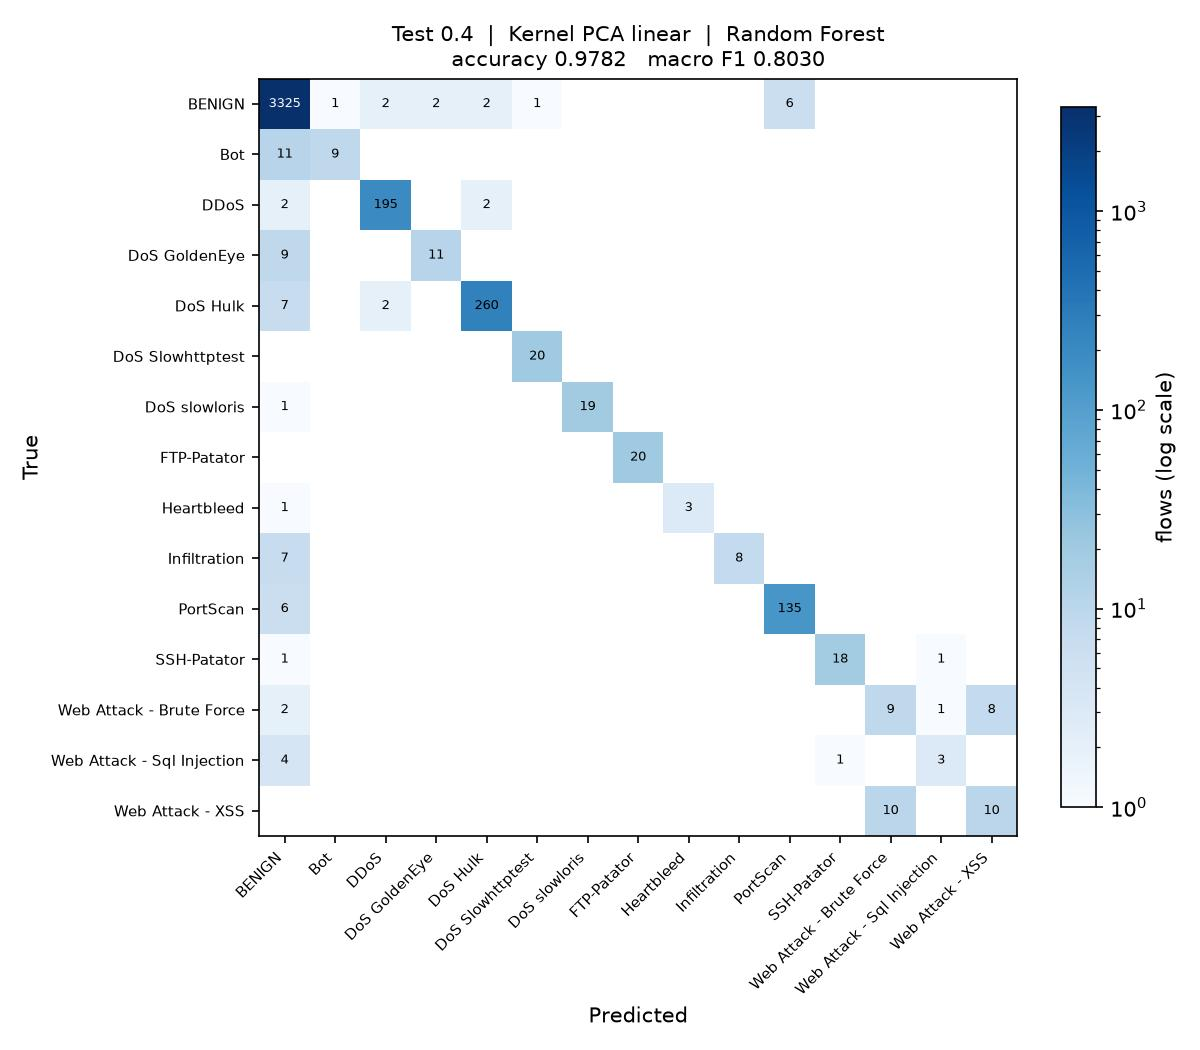

This figure's Python source:
"""
Test_0.4_DR_LIN_RF

Test size 0.4  |  Kernel PCA (linear)  |  Random Forest  (reference sheet #7)

Run on its own:

    python Test_0.4_DR_LIN_RF.py

Writes Test_0.4_DR_LIN_RF.jpg (confusion matrix) and appends one row to
results/75_runs.csv.
"""

import os
import sys
import time
import warnings
from pathlib import Path

import matplotlib
matplotlib.use("Agg")
import matplotlib.pyplot as plt
import numpy as np
import pandas as pd
from sklearn.decomposition import KernelPCA
from sklearn.impute import SimpleImputer
from sklearn.metrics import (accuracy_score, confusion_matrix, f1_score,
                             precision_score, recall_score)
from sklearn.model_selection import train_test_split
from sklearn.preprocessing import LabelEncoder, StandardScaler
from sklearn.ensemble import RandomForestClassifier

sys.path.insert(0, str(Path(__file__).resolve().parent.parent))
from common import load_sample                      # noqa: E402

warnings.filterwarnings("ignore")

# ----- this run -------------------------------------------------------------
TEST_SIZE = 0.4
KERNEL = "linear"
CLASSIFIER = "RF"
N_COMPONENTS = 15
# ----------------------------------------------------------------------------

SEED = 0
N_JOBS = max(1, (os.cpu_count() or 2) // 2)
STEM = "Test_0.4_DR_LIN_RF"
HERE = Path(__file__).resolve().parent
RESULTS = HERE.parent / "results"


def main():
    t0 = time.time()
    df = load_sample(10000, 50, SEED)
    y = LabelEncoder().fit_transform(df["Label"])
    X = df.drop(columns=["Label", "Day"])
    classes = sorted(df["Label"].unique())
    print(f"{len(df):,} flows, {X.shape[1]} features, {len(classes)} classes")

    X_train, X_test, y_train, y_test = train_test_split(
        X, y, test_size=TEST_SIZE, random_state=SEED, stratify=y)

    # mean imputation and scaling, fitted on the training split only
    imputer = SimpleImputer(strategy="mean").fit(X_train)
    scaler = StandardScaler().fit(imputer.transform(X_train))
    X_train = scaler.transform(imputer.transform(X_train))
    X_test = scaler.transform(imputer.transform(X_test))

    # dimensionality reduction: Kernel PCA, fitted on the training split only.
    # arpack keeps the largest positive eigenvalues; the randomized solver ranks
    # them by magnitude and fails on the sigmoid kernel, which is not PSD.
    kpca = KernelPCA(n_components=N_COMPONENTS, kernel=KERNEL,
                     eigen_solver="arpack", random_state=SEED, n_jobs=N_JOBS)
    X_train = kpca.fit_transform(X_train)
    X_test = kpca.transform(X_test)
    print(f"Kernel PCA ({KERNEL}): {X_train.shape[1]} components")

    classifier = RandomForestClassifier(n_estimators=200, criterion="entropy",
                                    n_jobs=N_JOBS, random_state=SEED)
    classifier.fit(X_train, y_train)
    y_pred = classifier.predict(X_test)

    acc = accuracy_score(y_test, y_pred)
    pre = precision_score(y_test, y_pred, average="macro", zero_division=0)
    rec = recall_score(y_test, y_pred, average="macro", zero_division=0)
    f1 = f1_score(y_test, y_pred, average="macro", zero_division=0)
    pre_w = precision_score(y_test, y_pred, average="weighted", zero_division=0)
    rec_w = recall_score(y_test, y_pred, average="weighted", zero_division=0)
    f1_w = f1_score(y_test, y_pred, average="weighted", zero_division=0)

    print(f"Accuracy  : {acc:.4f}")
    print(f"Precision : {pre:.4f}")
    print(f"Recall    : {rec:.4f}")
    print(f"F1 Score  : {f1:.4f}")

    # confusion matrix image, named to match this script
    cm = confusion_matrix(y_test, y_pred, labels=range(len(classes)))
    fig, ax = plt.subplots(figsize=(8, 7))
    im = ax.imshow(cm, cmap="Blues", norm=matplotlib.colors.LogNorm(vmin=1))
    ax.set_xticks(range(len(classes)), classes, rotation=45, ha="right", fontsize=7)
    ax.set_yticks(range(len(classes)), classes, fontsize=7)
    ax.set_xlabel("Predicted")
    ax.set_ylabel("True")
    ax.set_title(f"Test {TEST_SIZE}  |  Kernel PCA {KERNEL}  |  Random Forest\n"
                 f"accuracy {acc:.4f}   macro F1 {f1:.4f}", fontsize=10)
    for i in range(len(classes)):
        for j in range(len(classes)):
            if cm[i, j]:
                ax.text(j, i, cm[i, j], ha="center", va="center", fontsize=6,
                        color="white" if cm[i, j] > cm.max() / 3 else "black")
    fig.colorbar(im, ax=ax, fraction=0.04, label="flows (log scale)")
    fig.tight_layout()
    fig.savefig(HERE / f"{STEM}.jpg", dpi=150)
    plt.close(fig)

    # one row appended to the shared results table
    RESULTS.mkdir(exist_ok=True)
    row = {"Test": TEST_SIZE, "DR": "LIN", "Clas": CLASSIFIER,
           "Acc": round(acc, 4), "Pre": round(pre, 4), "Rec": round(rec, 4),
           "F1": round(f1, 4),
           "Pre_weighted": round(pre_w, 4), "Rec_weighted": round(rec_w, 4),
           "F1_weighted": round(f1_w, 4),
           "n_components": N_COMPONENTS, "seconds": round(time.time() - t0, 1),
           "script": STEM}
    out = RESULTS / "75_runs.csv"
    old = pd.read_csv(out).to_dict("records") if out.exists() else []
    old = [r for r in old if r.get("script") != STEM]
    pd.DataFrame(old + [row]).to_csv(out, index=False)
    print(f"saved {STEM}.jpg and appended to results/75_runs.csv "
          f"({time.time() - t0:.0f}s)")


if __name__ == "__main__":
    main()
